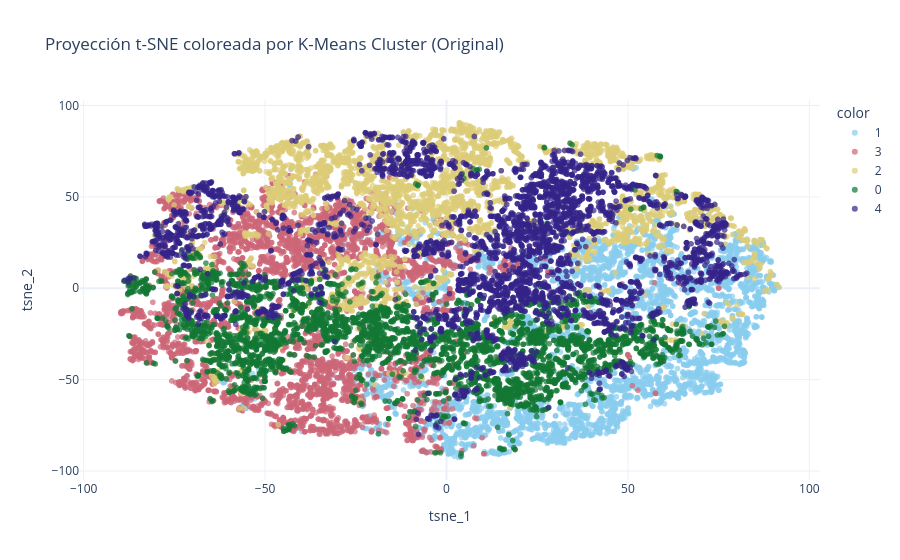

The cell this chart's notebook holds for it:
### Markdown cell above
## 2. Reducción con t-SNE

### Code cell
print("Ejecutando t-SNE...")
X_tsne = run_tsne_projection(X_scaled, perplexity=30.0, random_state=42)

df_proj = df.copy()
df_proj['tsne_1'] = X_tsne[:, 0]
df_proj['tsne_2'] = X_tsne[:, 1]

fig_tsne = px.scatter(
    df_proj, x='tsne_1', y='tsne_2', color=df_proj['kmeans_cluster'].astype(str),
    hover_data=['Crop', 'Soil_Type'],
    title='Proyección t-SNE coloreada por K-Means Cluster (Original)',
    opacity=0.7,
    color_discrete_sequence=px.colors.qualitative.Safe
)
fig_tsne.show()

### Figure 1 — Plotly figure (JSON) as saved in the notebook; plotly's stock layout.template omitted (floating-point values rounded to 4 significant figures; data arrays with more than 128 entries replaced by an {"elided": "..."} marker saying what was removed)
{"data": [{"customdata": {"elided": "4248x2 str values"}, "hovertemplate": "color=1<br>tsne_1=%{x}<br>tsne_2=%{y}<br>Crop=%{customdata[0]}<br>Soil_Type=%{customdata[1]}<extra></extra>", "legendgroup": "1", "marker": {"color": "rgb(136, 204, 238)", "opacity": 0.7, "symbol": "circle"}, "mode": "markers", "name": "1", "showlegend": true, "type": "scattergl", "x": {"elided": "4248 float values"}, "xaxis": "x", "y": {"elided": "4248 float values"}, "yaxis": "y"}, {"customdata": {"elided": "3926x2 str values"}, "hovertemplate": "color=3<br>tsne_1=%{x}<br>tsne_2=%{y}<br>Crop=%{customdata[0]}<br>Soil_Type=%{customdata[1]}<extra></extra>", "legendgroup": "3", "marker": {"color": "rgb(204, 102, 119)", "opacity": 0.7, "symbol": "circle"}, "mode": "markers", "name": "3", "showlegend": true, "type": "scattergl", "x": {"elided": "3926 float values"}, "xaxis": "x", "y": {"elided": "3926 float values"}, "yaxis": "y"}, {"customdata": {"elided": "3816x2 str values"}, "hovertemplate": "color=2<br>tsne_1=%{x}<br>tsne_2=%{y}<br>Crop=%{customdata[0]}<br>Soil_Type=%{customdata[1]}<extra></extra>", "legendgroup": "2", "marker": {"color": "rgb(221, 204, 119)", "opacity": 0.7, "symbol": "circle"}, "mode": "markers", "name": "2", "showlegend": true, "type": "scattergl", "x": {"elided": "3816 float values"}, "xaxis": "x", "y": {"elided": "3816 float values"}, "yaxis": "y"}, {"customdata": {"elided": "4027x2 str values"}, "hovertemplate": "color=0<br>tsne_1=%{x}<br>tsne_2=%{y}<br>Crop=%{customdata[0]}<br>Soil_Type=%{customdata[1]}<extra></extra>", "legendgroup": "0", "marker": {"color": "rgb(17, 119, 51)", "opacity": 0.7, "symbol": "circle"}, "mode": "markers", "name": "0", "showlegend": true, "type": "scattergl", "x": {"elided": "4027 float values"}, "xaxis": "x", "y": {"elided": "4027 float values"}, "yaxis": "y"}, {"customdata": {"elided": "3983x2 str values"}, "hovertemplate": "color=4<br>tsne_1=%{x}<br>tsne_2=%{y}<br>Crop=%{customdata[0]}<br>Soil_Type=%{customdata[1]}<extra></extra>", "legendgroup": "4", "marker": {"color": "rgb(51, 34, 136)", "opacity": 0.7, "symbol": "circle"}, "mode": "markers", "name": "4", "showlegend": true, "type": "scattergl", "x": {"elided": "3983 float values"}, "xaxis": "x", "y": {"elided": "3983 float values"}, "yaxis": "y"}], "layout": {"legend": {"title": {"text": "color"}, "tracegroupgap": 0}, "title": {"text": "Proyección t-SNE coloreada por K-Means Cluster (Original)"}, "xaxis": {"anchor": "y", "domain": [0, 1], "title": {"text": "tsne_1"}}, "yaxis": {"anchor": "x", "domain": [0, 1], "title": {"text": "tsne_2"}}}}
